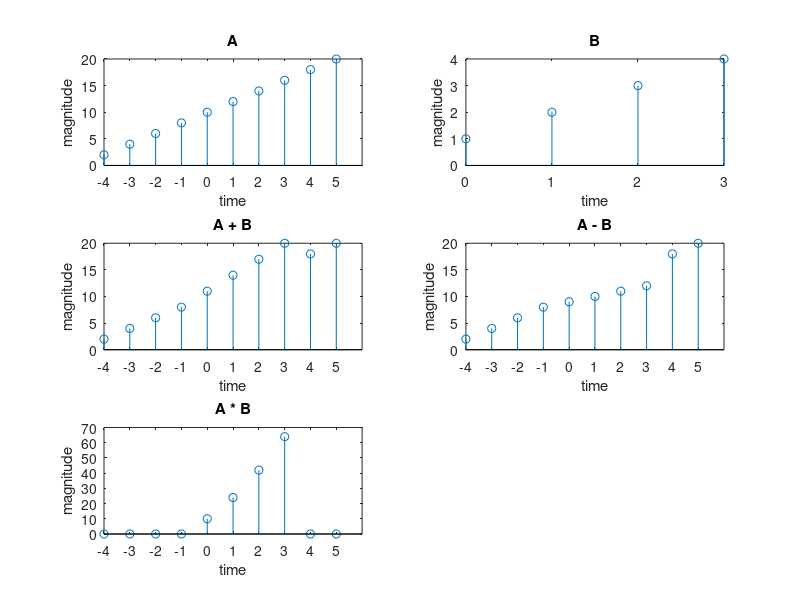

The MATLAB source for this figure:
clc;
clear all;
close all;

% Defined sequence 1
n1=-4:5;
x=[2 4 6 8 10 12 14 16 18 20];
subplot(321);
stem (n1,x);
xlabel ('time');
ylabel ('magnitude');
title('A');
xticks(min(n1):1:max(n1));

% Defined sequence 2
n2=0:3;
y=[1 2 3 4];
subplot(322);
stem (n2,y);
xlabel ('time');
ylabel ('magnitude');
title('B');
xticks(min(n2):1:max(n2));

% Zero Padding for the shorter sequence
n = min(min(n1), min(n2)):max(max(n1), max(n2));
z1=zeros(1,length(n));
z2=zeros(1,length(n));

z1((n>=min(n1))&(n<=max(n1)))=x();
z2((n>=min(n2))&(n<=max(n2)))=y();

sum=z1+z2;
mult=z1.*z2;
sub=z1-z2;

subplot(323);
stem(n,sum);
xlabel ('time');
ylabel ('magnitude');
title('A + B');
xticks(min(n):1:max(n));

subplot(324);
stem(n,sub);
xlabel ('time');
ylabel ('magnitude');
title('A - B');
xticks(min(n):1:max(n));

subplot(325);
stem(n,mult);
xlabel ('time');
ylabel ('magnitude');
title('A * B');
xticks(min(n):1:max(n));
